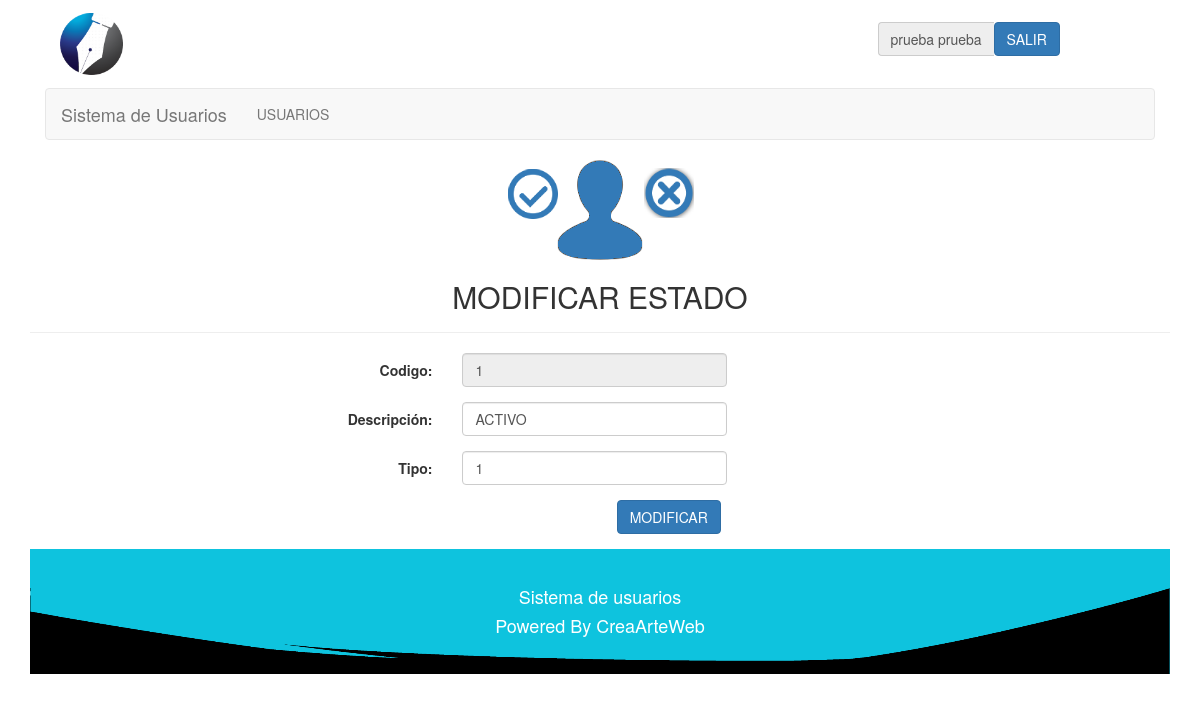
The page /php/estados/modificarEstado.php?codigoConsulta=1 (signed in) on the database its author committed.
### tables this page shows
CREATE TABLE IF NOT EXISTS `modulo` (
  `codigomodulo` int(10) NOT NULL,
  `descripcion` varchar(40) NOT NULL,
  `ruta` varchar(40) NOT NULL,
  `tipo` int(2) NOT NULL COMMENT '1-normal, 2-submenu, 3-principal submenu'
);

CREATE TABLE IF NOT EXISTS `estado` (
  `codigoestado` int(3) NOT NULL,
  `descripcion` varchar(30) NOT NULL,
  `tipo` int(3) NOT NULL COMMENT '1-estados usuarios, 2-estado de prestamos, 3-estados de recurso'
);

### php/lib/session.php (called while the page is built, shortened)
<?php
	include("../class/Usuario.php");
	include("../class/Modulo.php");
	include("../class/Estado.php");
	if (!isset($_SESSION["iniciada"]))
	{
		header( "location:../lib/logout.php" );
	}
	else
	{
		$miUsuario = unserialize( $_SESSION['miUsuario'] );
	}
?>

### php/class/Usuario.php (called while the page is built, shortened)
<?php
	class Usuario
	{
		private $perfil;
		function getPerfil()
		{
			return $this->perfil;
		}
	}
?>

### php/class/Modulo.php (called while the page is built, shortened)
<?php
	class Modulo
	{
		var $conexion;
		function setConexion ( $conexion )
		{
			$this -> conexion = $conexion;
		}
		function consultarUnModulo( $id )
		{
			$query = "SELECT *
					FROM modulo
					WHERE codigomodulo=$id";
			$this -> conexion -> conectar();
			$this -> conexion -> consultarRegistro( $query );
			$matrix = $this -> conexion->getMatrix();
			return $matrix;
		}
		function consultarModulosPerfil( $perfil )
		{
			$query = "SELECT * FROM perfilmodulo WHERE codigoperfil = '$perfil' ORDER BY codigomodulo";
			$this -> conexion -> conectar();
			$this -> conexion -> consultarRegistro( $query );
			$matrix = $this -> conexion->getMatrix();
			return $matrix;
		}
	}
?>

### php/lib/conexion.php (called while the page is built, shortened)
<?php
	class Conexion
	{
		private $servidor;
		private $usuario;
		private $enlace;
		private $consulta;
		function Conexion( $servidor, $bd, $usuario, $pass )
		{
			$this->servidor = $servidor;
			$this->bd = $bd;
			$this->usuario = $usuario;
		}
		function conectar()
		{
			$this->enlace = mysql_connect( $this->servidor, $this->usuario);
		}
		function consultarRegistro( $query )
		{
			$this->consulta = mysql_query( $query, $this->enlace );
		}
		function getMatrix()
		{
			$matrix = array();
			while( $row = mysql_fetch_array( $this->consulta ) )
			{
				$matrix[] = $row;
			}
			return $matrix;
		}
	}
?>

### php/class/Estado.php (called while the page is built, shortened)
<?php
	class Estado
	{
		private $codigo;
		private $descripcion;
		private $tipo;
		var $conexion;
		function Estado( $codigo,  $descripcion, $tipo )
		{
			$this->codigo = $codigo;
			$this->descripcion = $descripcion;
			$this->tipo = $tipo;
		}
		function getCodigo()
		{
			return $this->codigo;
		}
		function setCodigo( $codigo )
		{
			$this->codigo = $codigo;
		}
		function getDescripcion()
		{
			return $this->descripcion;
		}
		function setDescripcion( $descripcion )
		{
			$this->descripcion = $descripcion;
		}
		function getTipo()
		{
			return $this->tipo;
		}
		function setTipo( $tipo )
		{
			$this->tipo = $tipo;
		}
		function setConexion ( $conexion )
		{
			$this -> conexion = $conexion;
		}
		function consultarUnEstado( $id )
		{
			$query = "SELECT * FROM estado WHERE codigoestado='$id'";
			$this -> conexion -> conectar();
			$this -> conexion -> consultarRegistro( $query );
			$matrix = $this -> conexion->getMatrix();
			return $matrix;
		}
	}
?>

### php/estados/modificarEstado.php (the view, shortened to what this page needs)
<?php
	include("../lib/session.php");
?>
<html>
	<head>
		<link href = "../../css/bootstrap.min.css" rel = "stylesheet" type = "text/css" />
		<link href = "../../css/estilo.css" rel = "stylesheet" type = "text/css" />
	</head>
	<body>
		<div class="container">
			<div class ="col-lg-12 col-md-12 col-sm-12 col-xs-12" id='cabecera'>
				<?php
					include('../lib/barraUsuario.php');
				?>
			</div>
			<div class="col-lg-12 col-md-12 col-sm-12 col-xs-12" id='menu'>
				<?php
					include('../lib/menu.php');
				?>
			</div>
			<div class="page-header" align = "center">
				<image src='../../img/estado.png' class='img-responsive'>
				<h2>MODIFICAR ESTADO</h2>
			</div>
				<?php
				if( isset( $_GET['codigoConsulta'] ) )
				{
					$miVariable =  $_GET['codigoConsulta'];
					$miEstado = new Estado( $miVariable, "", "" );
					$miEstado -> setConexion( $conexion );
					$arregloModulo = $miEstado -> consultarUnEstado( $miVariable );
					if( $arregloModulo )
					foreach( $arregloModulo as $estadoConsulta )
					{
						$miEstado -> setCodigo( $estadoConsulta[0] );
						$miEstado -> setDescripcion( $estadoConsulta[1] );
						$miEstado -> setTipo( $estadoConsulta[2] );
					}
					$codigo = $miEstado -> getCodigo();
					$descripcion = $miEstado -> getDescripcion();
					$tipo = $miEstado -> getTipo();
				}
				else
				{
					$codigo = '';
					$descripcion = '';
					$tipo = '';
				}
			?>
			<div align='center' class="col-lg-offset-3 col-md-offset-3">
				<form class="form-horizontal" role="form" action="modificar.php" method="post">
					<div class="form-group">
			  	    	<label for="codigo" class="col-sm-2 control-label">Codigo:</label>
			  	    	<div class="col-sm-4">
			  	      		<input type="text" class="form-control" id="codigo"
			  		      		name="codigo" value='<?php echo $codigo; ?>' readonly="readonly" placeholder="id" required minlength=1/>
			  		    </div>
			  	  	</div>
			  	  	<div class="form-group">
		  	  		    <label for="descripcion" class="col-sm-2 control-label">Descripción:</label>
		  	  		    <div class="col-sm-4">
		  	  		      <input type="text" class="form-control" id="descripcion"
		  	  		      		name="descripcion" value='<?php echo $descripcion; ?>' placeholder="descripción" required/>
		  	  		    </div>
		  	  	  	</div>
		  	  	  	<div class="form-group">
		  	  		    <label for="type" class="col-sm-2 control-label">Tipo:</label>
		  	  		    <div class="col-sm-4">
		  	  		      <input type="text" class="form-control" id="type"
		  	  		      		name="tipo" value='<?php echo $tipo; ?>' placeholder="tipo" required/>
		  	  		    </div>
		  	  	  	</div>
					<div class="form-group">
					    <div class="col-sm-10">
					    	<button type="submit" class="btn btn-primary">MODIFICAR</button>
					    </div>
				  	</div>
				</form>
			</div>
			<div id="footer" class="col-lg-12 col-md-12 col-sm-12 col-xs-12">
				<?php
					include('../lib/footer.php');
				?>
			</div>
		</div>
	</body>
</html>

### php/lib/menu.php (shortened to what this page needs)
<nav class="navbar navbar-default">
	<div class="container-fluid">
		<div class="navbar-header">
		  	<a class="navbar-brand" href="../lib/home.php">
			  	Sistema de Usuarios
		  	</a>
		</div>
		<div class="collapse navbar-collapse" id="bs-example-navbar-collapse-1">
			<ul class="nav navbar-nav">
				<?php
					$miModulo = new Modulo( "", "", "", "" );
					$miModulo -> setConexion( $conexion );
					$modulosPerfil = $miModulo -> consultarModulosPerfil( $miUsuario->getPerfil() );
					if( $modulosPerfil )
					foreach( $modulosPerfil as $moduloP )
					{
						$modulo = $miModulo->consultarUnModulo( $moduloP[2] );
						if( $modulo )
						foreach( $modulo as $modulo2 )
						{
							if( $modulo2['3'] == 1  )
							{
								echo "<li class='divider-vertical'><a href='".$modulo2['2']."'>".$modulo2['1']."</a></li>";
							}
						}
					}
				?>
		  	</ul>
		</div>
	</div>
</nav>

### css/estilo.css (style rules this page uses)
#footer { background-color: #0EC3DE; background-repeat: no-repeat; background-position: center; padding: 2em 0 2em 0; text-align: center; background-image: url('../img/footer.png'); background-size: 100% 100%; color: #FFF; }

### rows shown on the page
modulo: descripcion "USUARIOS"
estado: codigo "1", descripcion "ACTIVO", tipo "1"

### other values the page prints
$miUsuario -> getNombre() "prueba"
$miUsuario -> getApellido() "prueba"
